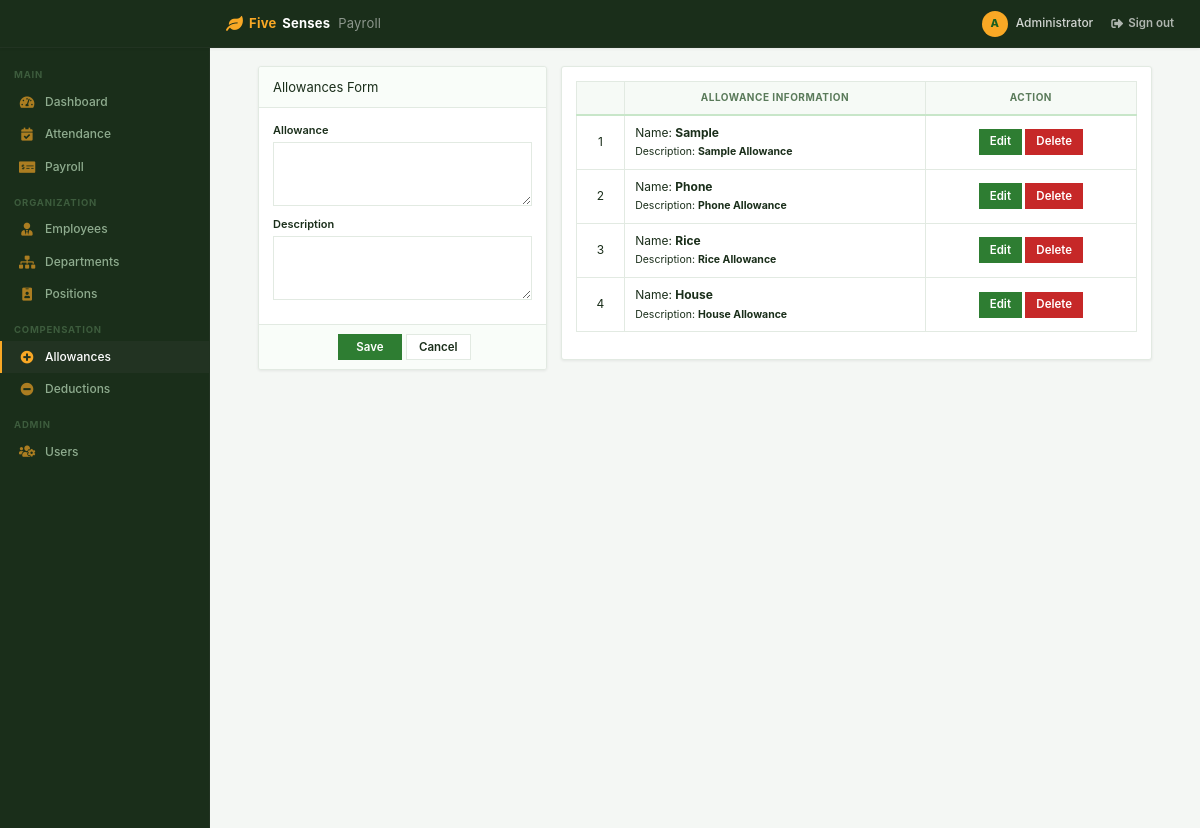
The app's page /index.php?page=allowances (signed in) with its own data.
### tables this page shows
CREATE TABLE `allowances` (
  `id` int(30) NOT NULL,
  `allowance` text NOT NULL,
  `description` text NOT NULL
);

### allowances.php (the view, shortened to what this page needs)
<?php include('db_connect.php');?>
<div class="container-fluid">
	<div class="col-lg-12">
		<div class="row">
			<div class="col-md-4">
			<form action="" id="manage-allowances">
				<div class="card">
					<div class="card-header">
						  Allowances Form
				  	</div>
					<div class="card-body">
							<div class="form-group">
								<label class="control-label">Allowance</label>
								<textarea name="allowance" id="" cols="30" rows="2" class="form-control" required></textarea>
							</div>
							<div class="form-group">
								<label class="control-label">Description</label>
								<textarea name="description" id="" cols="30" rows="2" class="form-control" required></textarea>
							</div>
					</div>
					<div class="card-footer">
						<div class="row">
							<div class="col-md-12">
								<button class="btn btn-sm btn-primary col-sm-3 offset-md-3"> Save</button>
								<button class="btn btn-sm btn-default col-sm-3" type="button" onclick="_reset()"> Cancel</button>
							</div>
						</div>
					</div>
				</div>
			</form>
			</div>
			<div class="col-md-8">
				<div class="card">
					<div class="card-body">
						<table class="table table-bordered table-hover">
							<thead>
								<tr>
									<th class="text-center">
									<th class="text-center">Allowance Information</th>
									<th class="text-center">Action</th>
								</tr>
							</thead>
							<tbody>
								<?php
								$i = 1;
								$allowances = $conn->query("SELECT * FROM allowances order by id asc");
								while($row=$allowances->fetch_assoc()):
								?>
								<tr>
									<td class="text-center"><?php echo $i++ ?></td>
									<td class="">
										 <p>Name: <b><?php echo $row['allowance'] ?></b></p>
										 <p class="truncate"><small>Description: <b><?php echo $row['description'] ?></b></small></p>
									</td>
									<td class="text-center">
										<button class="btn btn-sm btn-primary edit_allowances" type="button" data-id="<?php echo $row['id'] ?>" data-allowance="<?php echo $row['allowance'] ?>" data-description="<?php echo $row['description'] ?>" >Edit</button>
										<button class="btn btn-sm btn-danger delete_allowances" type="button" data-id="<?php echo $row['id'] ?>">Delete</button>
									</td>
								</tr>
								<?php endwhile; ?>
							</tbody>
						</table>
					</div>
				</div>
			</div>
		</div>
	</div>
</div>

### assets/css/style.css (style rules this page uses)
*, *::before, *::after { box-sizing: border-box; margin: 0; padding: 0; }
:root { --green: #2e7d32; --green-hover: #256427; --green-deep: #1b5e20; --green-light: #f1f8f1; --green-muted: #c8e6c9; --yellow: #f9a825; --yellow-hover: #f57f17; --yellow-light: #fffde7; --yellow-muted: #fff9c4; --sidebar-bg: #1a2e1a; --sidebar-hover: #223322; --sidebar-active: #2e7d32; --sidebar-text: #8fac8f; --sidebar-text-act:#ffffff; --sidebar-border: #223322; --sidebar-w: 210px; --topbar-bg: #ffffff; --topbar-border: #e4ede4; --topbar-h: 48px; --bg: #f4f7f4; --surface: #ffffff; --border: #e2eae2; --border-h:#c8d8c8; --text: #1a2e1a; --text-2: #5a7a5a; --text-ph: #9ab89a; --danger: #c62828; --info: #1565c0; --warning: #e65100; --r: 3px; --r-sm: 0px; --r-lg: 4px; --sh: 0 1px 3px rgba(0,0,0,.07); --sh-md: 0 4px 14px rgba(0,0,0,.10); --t: .15s ease; }
html, body { height: 100%; background: var(--bg); color: var(--text); font-size: 13px; line-height: 1.55; -webkit-font-smoothing: antialiased; }
.card { background: var(--surface); border: 1px solid var(--border) !important; border-radius: var(--r) !important; box-shadow: var(--sh); margin-bottom: 14px; }
.card-header { padding: 10px 14px !important; background: #f9fdf9 !important; border-bottom: 1px solid var(--border) !important; display: flex; align-items: center; gap: 8px; border-radius: var(--r) var(--r) 0 0 !important; }
.card-body { padding: 14px !important; }
.card-footer { padding: 9px 14px !important; background: #f9fdf9 !important; border-top: 1px solid var(--border) !important; }
.table { width: 100%; border-collapse: collapse; font-size: 12px; }
.table thead th { padding: 8px 10px; font-size: 10px; font-weight: 700; text-transform: uppercase; letter-spacing: .5px; color: var(--text-2); background: #f6faf6; border-bottom: 2px solid var(--green-muted); white-space: nowrap; }
.table tbody td { padding: 8px 10px; border-bottom: 1px solid var(--border); color: var(--text); vertical-align: middle; }
.table-hover tbody tr { transition: background var(--t); }
.table-bordered { border: 1px solid var(--border); }
.table-bordered th, .table-bordered td { border: 1px solid var(--border); }
.form-group { margin-bottom: 10px; }
label, .col-form-label { font-size: 11px; font-weight: 600; color: var(--text); margin-bottom: 3px; display: block; }
.form-control, .form-select { height: 30px; padding: 4px 9px; border: 1px solid var(--border); border-radius: var(--r-sm); background: var(--surface); color: var(--text); font-size: 12px; width: 100%; transition: border-color var(--t), box-shadow var(--t); outline: none; }
.form-control::placeholder { color: var(--text-ph); }
textarea.form-control { height: auto; min-height: 64px; resize: vertical; }
.btn { display: inline-flex; align-items: center; justify-content: center; gap: 5px; height: 30px; padding: 0 12px; border-radius: var(--r-sm); border: 1px solid transparent; font-size: 12px; font-weight: 600; cursor: pointer; transition: all var(--t); white-space: nowrap; text-decoration: none; user-select: none; }
.btn-sm { height: 26px; padding: 0 10px; font-size: 11.5px; }
.btn-primary { background: var(--green); border-color: var(--green); color: #fff; }
.btn-danger { background: var(--danger); border-color: var(--danger); color: #fff; }
.btn-default { background: var(--surface); border-color: var(--border); color: var(--text); }
.row { margin-left: -7px; margin-right: -7px; }
.row > [class*="col-"] { padding-left: 7px; padding-right: 7px; }
body { background: var(--bg) !important; background-image: none !important; }

### allowances.php (style rules this page uses)
td { vertical-align: middle !important; }
td p { margin: unset }

### records on screen
allowances: allowance "Sample", description "Sample Allowance"
allowances: allowance "Phone", description "Phone Allowance"
allowances: allowance "Rice", description "Rice Allowance"
allowances: allowance "House", description "House Allowance"

### other values on screen
substr($_SESSION['login_name'],0,1) "A"
$_SESSION['login_name'] "Administrator"
